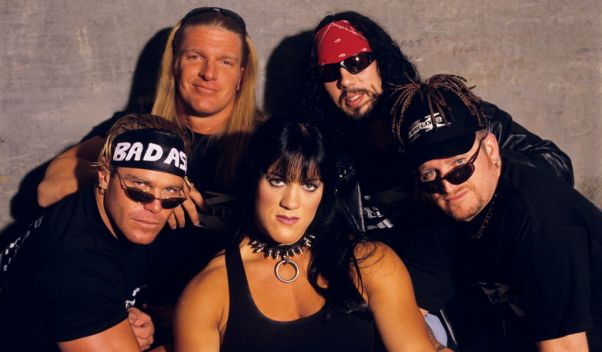
#> input picture dx.jpg, 602 x 352 px
$ python 48_modes_and_filters.py
#> lines starting #> are read from the running program, lines starting #| are printed output that depends on the picture
from PIL import Image
from PIL import ImageFilter
dx = Image.open("dx.jpg")
#> dx is the input picture: PIL image 602x352 RGB; mean R, G, B 81.8, 59.3, 59.3
black_white = dx.convert("L")
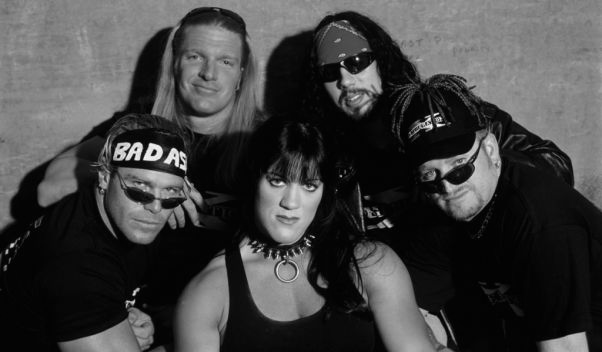
#> black_white: PIL image 602x352 L; min 0, max 253, mean 66
black_white.show()

austin316 = Image.open("austin316.jpg")
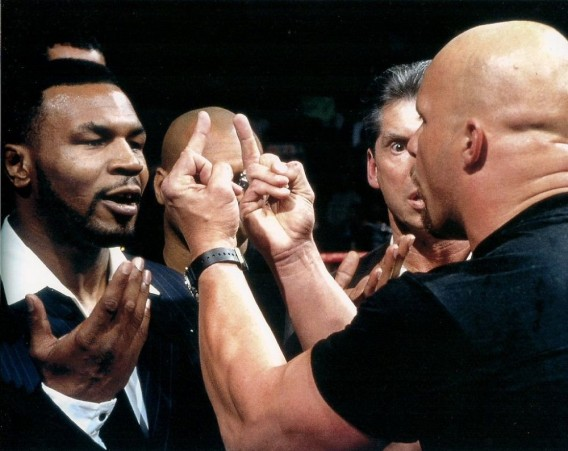
#> input picture austin316.jpg, 568 x 451 px
#> austin316 is the input picture: PIL image 568x451 RGB; mean R, G, B 77.1, 63.2, 56.8
blur = austin316.filter(ImageFilter.BLUR)
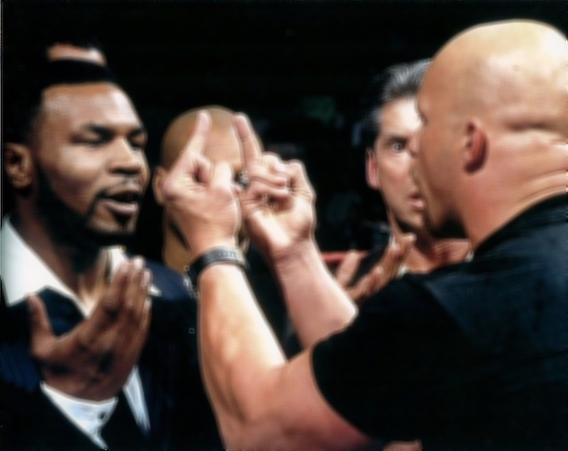
#> blur: PIL image 568x451 RGB; mean R, G, B 77.2, 63.3, 56.8
detail = austin316.filter(ImageFilter.DETAIL)
edges = austin316.filter(ImageFilter.FIND_EDGES)
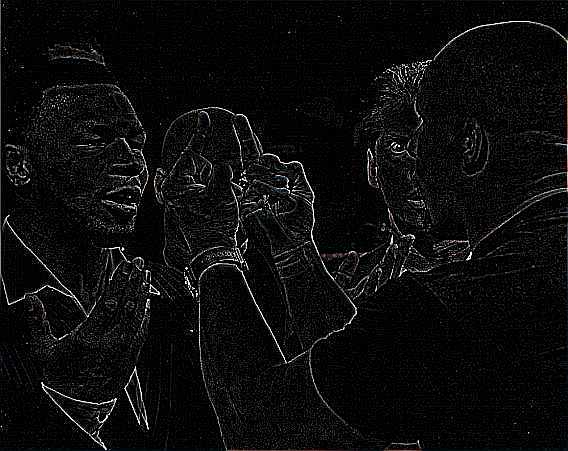
#> edges: PIL image 568x451 RGB; mean R, G, B 12.1, 12, 12.2

blur.show()
detail.show()
edges.show()
